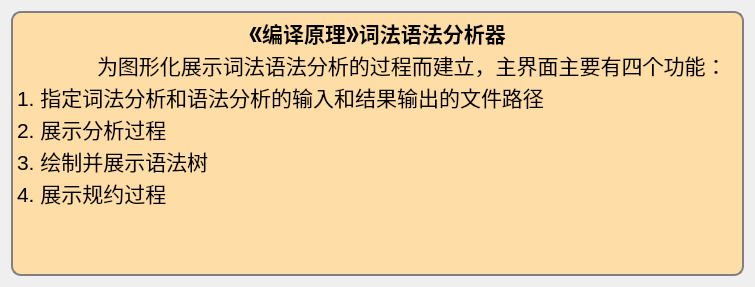
<?xml version="1.0" encoding="UTF-8"?>
<ui version="4.0">
 <class>Form</class>
 <widget class="QWidget" name="Form">
  <property name="geometry">
   <rect>
    <x>0</x>
    <y>0</y>
    <width>755</width>
    <height>287</height>
   </rect>
  </property>
  <property name="windowTitle">
   <string>Form</string>
  </property>
  <layout class="QHBoxLayout" name="horizontalLayout">
   <item>
    <widget class="QTextBrowser" name="textBrowser">
     <property name="styleSheet">
      <string notr="true">background-color:rgb(255, 221, 166);
border-width:2px;
border-style:solid;
border-radius: 10px;
border-color:gray;
margin-top:0.5ex;
</string>
     </property>
     <property name="html">
      <string>&lt;!DOCTYPE HTML PUBLIC &quot;-//W3C//DTD HTML 4.0//EN&quot; &quot;http://www.w3.org/TR/REC-html40/strict.dtd&quot;&gt;
&lt;html&gt;&lt;head&gt;&lt;meta name=&quot;qrichtext&quot; content=&quot;1&quot; /&gt;&lt;style type=&quot;text/css&quot;&gt;
p, li { white-space: pre-wrap; }
&lt;/style&gt;&lt;/head&gt;&lt;body style=&quot; font-family:'SimSun'; font-size:9pt; font-weight:400; font-style:normal;&quot;&gt;
&lt;p align=&quot;center&quot; style=&quot; margin-top:0px; margin-bottom:0px; margin-left:0px; margin-right:0px; -qt-block-indent:0; text-indent:0px;&quot;&gt;&lt;span style=&quot; font-size:16pt; font-weight:600;&quot;&gt;《编译原理》词法语法分析器&lt;/span&gt;&lt;/p&gt;
&lt;p style=&quot; margin-top:0px; margin-bottom:0px; margin-left:0px; margin-right:0px; -qt-block-indent:0; text-indent:0px;&quot;&gt;&lt;span style=&quot; font-size:16pt;&quot;&gt;	为图形化展示词法语法分析的过程而建立，主界面主要有四个功能：&lt;/span&gt;&lt;/p&gt;
&lt;p style=&quot; margin-top:0px; margin-bottom:0px; margin-left:0px; margin-right:0px; -qt-block-indent:0; text-indent:0px;&quot;&gt;&lt;span style=&quot; font-size:16pt;&quot;&gt;1. 指定词法分析和语法分析的输入和结果输出的文件路径&lt;/span&gt;&lt;/p&gt;
&lt;p style=&quot; margin-top:0px; margin-bottom:0px; margin-left:0px; margin-right:0px; -qt-block-indent:0; text-indent:0px;&quot;&gt;&lt;span style=&quot; font-size:16pt;&quot;&gt;2. 展示分析过程&lt;/span&gt;&lt;/p&gt;
&lt;p style=&quot; margin-top:0px; margin-bottom:0px; margin-left:0px; margin-right:0px; -qt-block-indent:0; text-indent:0px;&quot;&gt;&lt;span style=&quot; font-size:16pt;&quot;&gt;3. 绘制并展示语法树&lt;/span&gt;&lt;/p&gt;
&lt;p style=&quot; margin-top:0px; margin-bottom:0px; margin-left:0px; margin-right:0px; -qt-block-indent:0; text-indent:0px;&quot;&gt;&lt;span style=&quot; font-size:16pt;&quot;&gt;4. 展示规约过程&lt;/span&gt;&lt;/p&gt;
&lt;p style=&quot; margin-top:0px; margin-bottom:0px; margin-left:0px; margin-right:0px; -qt-block-indent:0; text-indent:0px;&quot;&gt;&lt;span style=&quot; font-size:16pt;&quot;&gt;	&lt;/span&gt;&lt;/p&gt;&lt;/body&gt;&lt;/html&gt;</string>
     </property>
    </widget>
   </item>
  </layout>
 </widget>
 <resources/>
 <connections/>
</ui>
